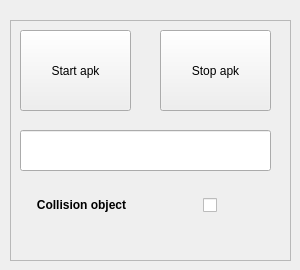
       <widget class="QWidget" name="tab_2">
        <attribute name="title">
         <string>                run               </string>
        </attribute>
        <widget class="QFrame" name="frame_6">
         <property name="geometry">
          <rect>
           <x>10</x>
           <y>20</y>
           <width>281</width>
           <height>241</height>
          </rect>
         </property>
         <property name="frameShape">
          <enum>QFrame::StyledPanel</enum>
         </property>
         <property name="frameShadow">
          <enum>QFrame::Raised</enum>
         </property>
         <widget class="QPushButton" name="teachModeRun_stop_pushbutton">
          <property name="geometry">
           <rect>
            <x>150</x>
            <y>10</y>
            <width>111</width>
            <height>81</height>
           </rect>
          </property>
          <property name="toolTipDuration">
           <number>-1</number>
          </property>
          <property name="layoutDirection">
           <enum>Qt::LeftToRight</enum>
          </property>
          <property name="text">
           <string>Stop apk</string>
          </property>
         </widget>
         <widget class="QLineEdit" name="teachModeRun_info_lineEdit">
          <property name="geometry">
           <rect>
            <x>10</x>
            <y>110</y>
            <width>251</width>
            <height>41</height>
           </rect>
          </property>
         </widget>
         <widget class="QPushButton" name="teachModeRun_start_pushbutton">
          <property name="geometry">
           <rect>
            <x>10</x>
            <y>10</y>
            <width>111</width>
            <height>81</height>
           </rect>
          </property>
          <property name="text">
           <string>Start apk</string>
          </property>
         </widget>
         <widget class="QWidget" name="horizontalLayoutWidget_2">
          <property name="geometry">
           <rect>
            <x>10</x>
            <y>170</y>
            <width>251</width>
            <height>31</height>
           </rect>
          </property>
          <layout class="QHBoxLayout" name="horizontalLayout_8">
           <item>
            <widget class="QLabel" name="label_28">
             <property name="text">
              <string>&lt;html&gt;&lt;head/&gt;&lt;body&gt;&lt;p align=&quot;center&quot;&gt;&lt;span style=&quot; font-weight:600;&quot;&gt;Collision object&lt;/span&gt;&lt;/p&gt;&lt;/body&gt;&lt;/html&gt;</string>
             </property>
            </widget>
           </item>
           <item alignment="Qt::AlignHCenter">
            <widget class="QCheckBox" name="teachModeRun_collisiongui_checkbox">
             <property name="text">
              <string/>
             </property>
            </widget>
           </item>
          </layout>
         </widget>
        </widget>
       </widget>
